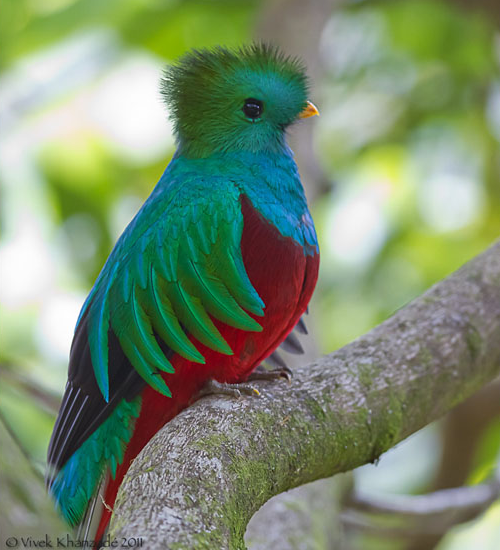
#> input picture labs/quetzal.png, 500 x 550 px
$ jupyter execute Lab02.ipynb
#> lines starting #> are read from the running program, lines starting #| are printed output that depends on the picture
# **Ciencia de Datos 2021** <font size=4 color='gray'>Alan Reyes-Figueroa</font>
#### <font color='gray'>Lab 02: Procesamiento de imágenes</font>

[cell 1]
import numpy as np
import matplotlib.pyplot as plt

from skimage.color import rgb2gray
#from PIL import Image

## 1. Leer una imagen

[cell 2]
I = plt.imread('quetzal.png')
#> I is the input picture: shape (550, 500, 3) float32; mean R, G, B 0.477, 0.552, 0.438
I.shape
#> Out = (550, 500, 3)

[cell 3]
type(I)

El shape es un vector de la forma (h,w,c), con

* h = número de filas (altura)
* w = número de columnas (ancho)
* c = número de canales de información (c=3, en el caso de imágenes RGB)

En este caso, una imagen RGB consiste de tres canales:

* R = canal rojo
* G = canal verde
* B = canal azul

[cell 4]
I

[cell 5]
plt.figure()
plt.imshow(I)
plt.show()

[cell 6]
I[:10,:10,0]

[cell 7]
I8bits = (255*I).astype(np.uint8)
I8bits[:10,:10,0]

[cell 8]
plt.figure(figsize=(5, 5.5))
plt.imshow(I8bits)
plt.show()

## 2. Canales de color

Descomponemos la imagen en sus tres canales de color.

[cell 9]
IR = I[:,:,0]
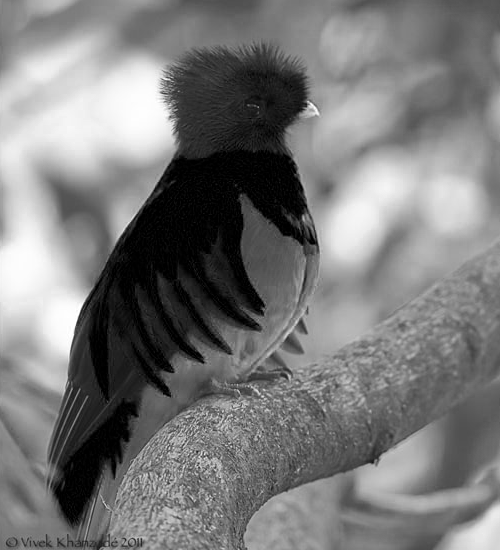
#> IR: shape (550, 500) float32; min 0, max 1, mean 0.477
IG = I[:,:,1]
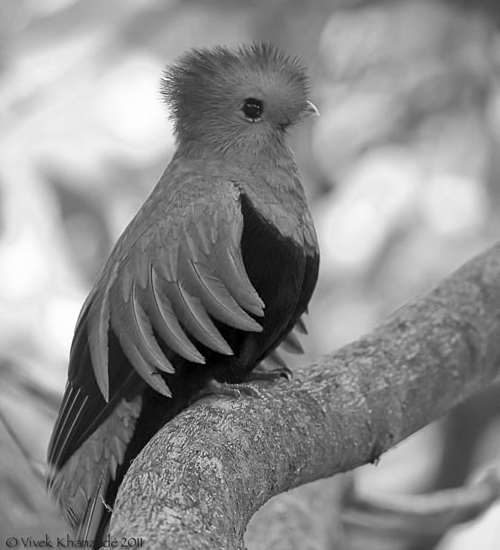
#> IG: shape (550, 500) float32; min 0, max 1, mean 0.552
IB = I[:,:,2]
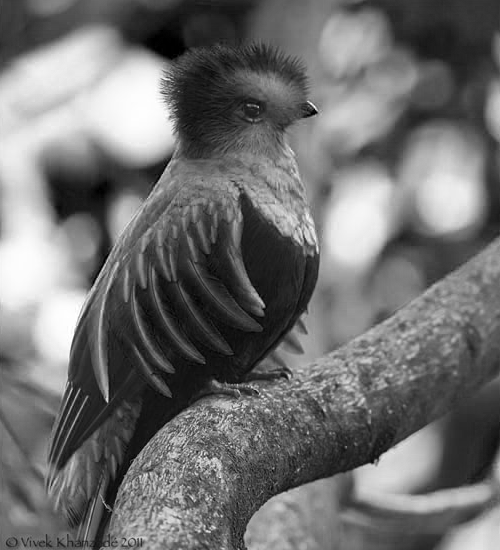
#> IB: shape (550, 500) float32; min 0, max 1, mean 0.438

print(IR.shape, IG.shape, IB.shape)
#| (550, 500) (550, 500) (550, 500)

[cell 10]
plt.figure(figsize=(17, 5.5))
plt.subplot(1,3,1)
plt.imshow(IR)
plt.xlabel('Canal R')

plt.subplot(1,3,2)
plt.imshow(IG)
plt.xlabel('Canal G')

plt.subplot(1,3,3)
plt.imshow(IB)
plt.xlabel('Canal B')
plt.show()

Las imágenes se ven a color porque matplotlib por default les asigna un mapa de colores ('jet').

Vamos a mostrar cada imagen en escala de grises.

[cell 11]
plt.figure(figsize=(17, 5.5))
plt.subplot(1,3,1)
plt.imshow(IR, cmap='gray')
plt.xlabel('Canal R')
plt.subplot(1,3,2)
plt.imshow(IG, cmap='gray')
plt.xlabel('Canal G')
plt.subplot(1,3,3)
plt.imshow(IB, cmap='gray')
plt.xlabel('Canal B')
plt.show()

Se pueden aplicar otros mapas de color. Por ejemplo

[cell 12]
plt.figure(figsize=(17, 5.5))
plt.subplot(1,3,1)
plt.imshow(IR, cmap=plt.cm.Reds_r)
plt.xlabel('Canal R')
plt.subplot(1,3,2)
plt.imshow(IG, cmap=plt.cm.Greens_r)
plt.xlabel('Canal G')
plt.subplot(1,3,3)
plt.imshow(IB, cmap=plt.cm.Blues_r)
plt.xlabel('Canal B')
plt.show()

## 3. Convertir una imagen a escala de grises

[cell 13]
#gray = 0.333R + 0.333G + 0.333B

Igray = I.mean(axis=2)
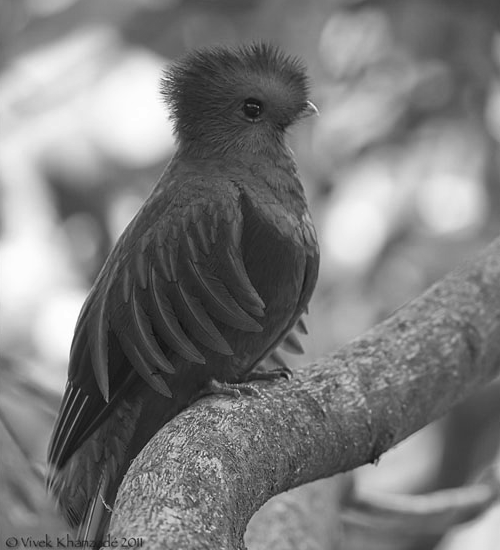
#> Igray: shape (550, 500) float32; min 0.0549, max 1, mean 0.489
Igray.shape
#> Out = (550, 500)

[cell 14]
plt.figure(figsize=(5,5.5))
plt.imshow(Igray, cmap='gray')
plt.show()

No es la mejor forma, típicamente se pondera cada canal da forma diferente, con el objetivo de preservar ciertas propiedades de luminosidad.

[cell 15]
# otros ejemplos usuales de convertir a grises
#Y = 0.299R + 0.587G + 0.114B
#Y = 0.2126R + 0.7152G + 0.0722B
#Y = 0.2627R + 0.6780G + 0.0593B

Igray2 = rgb2gray(I)
Igray2.shape
#> Out = (550, 500)

[cell 16]
plt.figure(figsize=(11,5.5))
plt.subplot(1,2,1)
plt.imshow(Igray, cmap='gray')
plt.subplot(1,2,2)
plt.imshow(Igray2, cmap='gray')
plt.show()

[cell 17]
#salvar una imagen
plt.imsave('quetzalgris.png', Igray2)
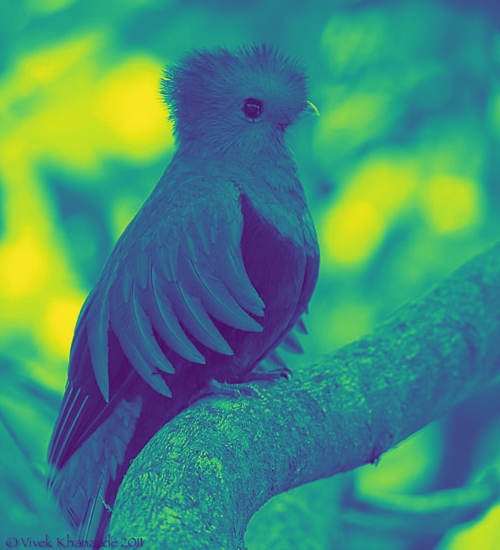
#> saved as quetzalgris.png: shape (550, 500, 3); mean R, G, B 67.8, 140.5, 120.1

## 4. Histogramas

[cell 18]
Igray2 = (255.*Igray2).astype(np.uint8)

[cell 19]
print(Igray2.min(), Igray2.max())
#| 12 254

[cell 20]
Igray2.shape
#> Out = (550, 500)

Vectorizamos la imagen (la convertimos a un vector 1-dimensional:

[cell 21]
# vectorizar una imagen

Ivector = Igray2.ravel()
Ivector.shape
#> Out = (275000,)

[cell 22]
minn = Ivector.min()
#> minn = 12
maxx = Ivector.max()
#> maxx = 254

[cell 23]
h = np.histogram(Ivector, bins=maxx-minn+1)

[cell 24]
# histogramas

plt.figure()
plt.plot(np.arange(minn, 1+maxx), h[0])
#plt.hist(Igray2, bins=256)
plt.show()
#> figure, not shown here; curve peaks at x = 150, y = 2112

## 5. Crop

Cortar un pedazo de la imagen

[cell 25]
plt.figure()
plt.imshow(I)
plt.show()

[cell 26]
Icrop = I[50:150, 150:320, :]
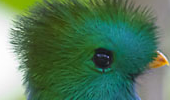
#> Icrop: shape (100, 170, 3) float32; mean R, G, B 0.317, 0.464, 0.347
Icrop.shape
#> Out = (100, 170, 3)

[cell 27]
plt.figure()
plt.imshow(Icrop)
plt.show()

## 6. Transformaciones básicas

[cell 28]
a = np.arange(0,11)
a

u:v:w

* u = inicio
* v = fin
* w = salto o tamaño de paso

[cell 29]
a[1:10:2]

[cell 30]
# el arreglo en orden invertido
a[::-1]

Flip

[cell 31]
plt.figure(figsize=(17, 5.5))
plt.subplot(1,3,1)
plt.imshow(I)
plt.subplot(1,3,2)
plt.imshow(I[:,::-1,:])
plt.subplot(1,3,3)
plt.imshow(I[::-1,:,:])
plt.show()
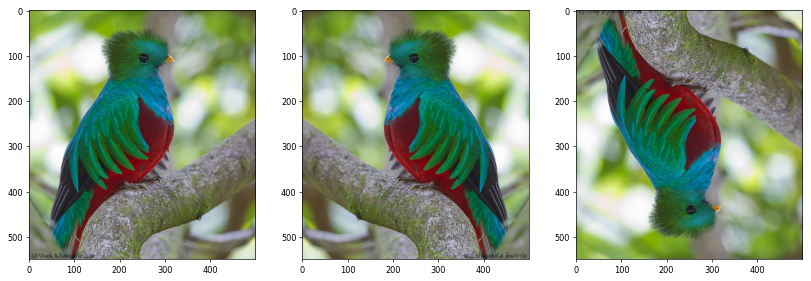
#> figure drawn by matplotlib, 3 panels

Sumar o restar una constante

[cell 32]
plt.figure(figsize=(17, 5.5))
plt.subplot(1,3,1)
plt.imshow(I - 0.2)
plt.subplot(1,3,2)
plt.imshow(I)
plt.subplot(1,3,3)
plt.imshow(I + 0.2)
plt.show()

Dividir o multiplicar una constante

[cell 33]
plt.figure(figsize=(17, 5.5))
plt.subplot(1,3,1)
plt.imshow(I / 2.)
plt.subplot(1,3,2)
plt.imshow(I)
plt.subplot(1,3,3)
plt.imshow(I * 2.)
plt.show()
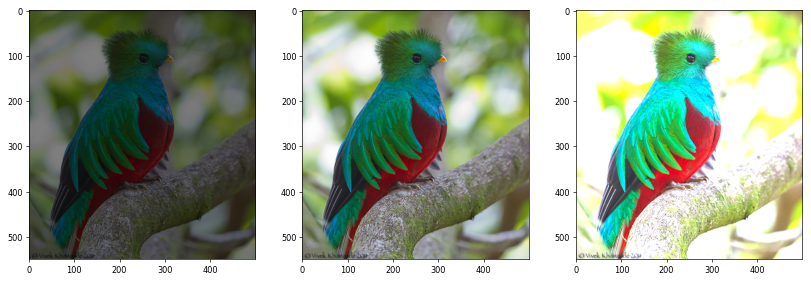
#> figure drawn by matplotlib, 3 panels

[cell 34]
from scipy.ndimage import gaussian_filter

[cell 35]
Delta = np.zeros((101,101))
Delta[50,50] = 1.

[cell 36]
D = gaussian_filter(Delta, sigma=20.)

[cell 37]
plt.figure()
plt.subplot(1,2,1)
plt.imshow(Delta, cmap='gray')
plt.subplot(1,2,2)
plt.imshow(D, cmap='gray')
plt.show()
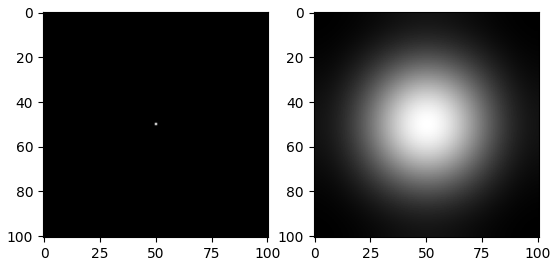
#> figure drawn by matplotlib, 2 panels

[cell 38]
# efecto blur sobre la imagen
J = gaussian_filter(Igray2, sigma=3.)
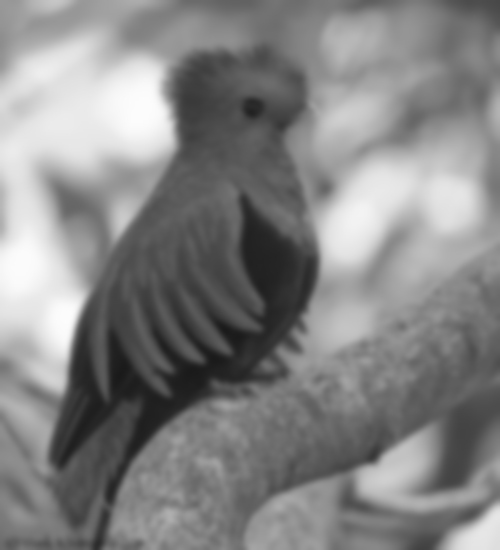
#> J: shape (550, 500); min 26, max 252, mean 133.1

[cell 39]
plt.figure()
plt.subplot(1,2,1)
plt.imshow(Igray2, cmap='gray')
plt.subplot(1,2,2)
plt.imshow(J, cmap='gray')
plt.show()

$ run again, with labs/horse.jpg saved as labs/quetzal.png
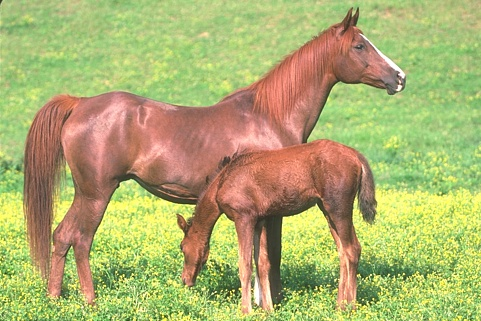
#> input picture labs/horse.jpg, 481 x 321 px
#> I is the input picture: shape (321, 481, 3) float32; mean R, G, B 0.685, 0.687, 0.435
#| (321, 481) (321, 481) (321, 481)
#> `plt.imsave('quetzalgris.png', Igray2)`:
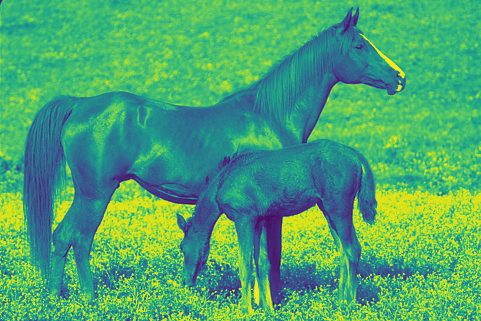
#> saved as quetzalgris.png: shape (321, 481, 3); mean R, G, B 75.3, 165.3, 112.3
#| 40 254
#> minn = 40
#> maxx = 254
#> `J = gaussian_filter(Igray2, sigma=3.)`:
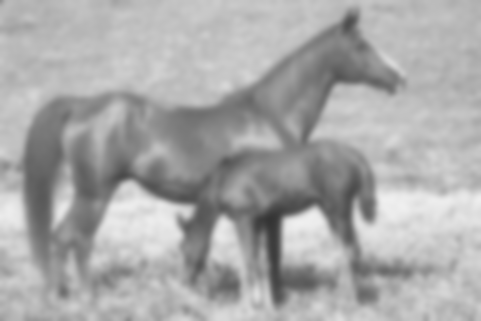
#> J: shape (321, 481); min 52, max 239, mean 168.9

$ run again, with labs/morro.jpg saved as labs/quetzal.png
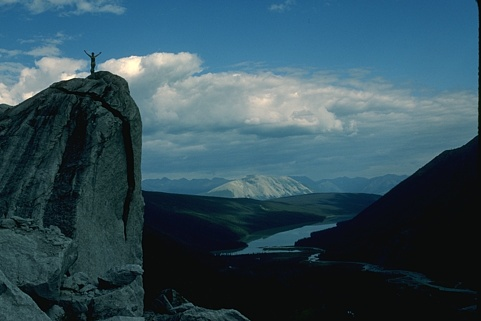
#> input picture labs/morro.jpg, 481 x 321 px
#> I is the input picture: shape (321, 481, 3) float32; mean R, G, B 0.197, 0.307, 0.354
#| (321, 481) (321, 481) (321, 481)
#| 1 253
#> minn = 1
#> maxx = 253
#> `J = gaussian_filter(Igray2, sigma=3.)`:
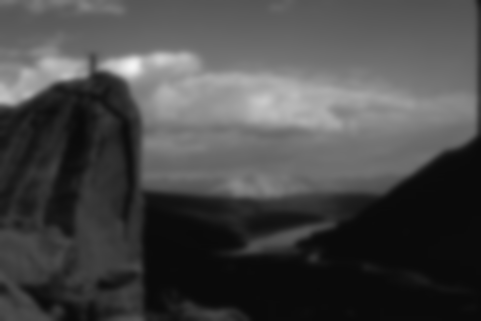
#> J: shape (321, 481); min 9, max 245, mean 71.8
